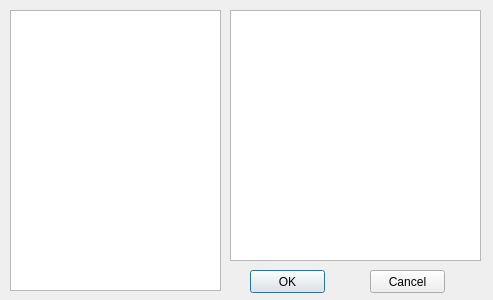
<?xml version="1.0" encoding="UTF-8"?>
<ui version="4.0">
 <class>SecDialog</class>
 <widget class="QDialog" name="SecDialog">
  <property name="geometry">
   <rect>
    <x>0</x>
    <y>0</y>
    <width>493</width>
    <height>300</height>
   </rect>
  </property>
  <property name="windowTitle">
   <string>Dialog</string>
  </property>
  <widget class="QTreeView" name="treeView">
   <property name="geometry">
    <rect>
     <x>10</x>
     <y>10</y>
     <width>211</width>
     <height>281</height>
    </rect>
   </property>
  </widget>
  <widget class="QListView" name="listView">
   <property name="geometry">
    <rect>
     <x>230</x>
     <y>10</y>
     <width>251</width>
     <height>251</height>
    </rect>
   </property>
  </widget>
  <widget class="QPushButton" name="ok_button">
   <property name="geometry">
    <rect>
     <x>250</x>
     <y>270</y>
     <width>75</width>
     <height>23</height>
    </rect>
   </property>
   <property name="text">
    <string>OK</string>
   </property>
  </widget>
  <widget class="QPushButton" name="Cancel_button">
   <property name="geometry">
    <rect>
     <x>370</x>
     <y>270</y>
     <width>75</width>
     <height>23</height>
    </rect>
   </property>
   <property name="text">
    <string>Cancel</string>
   </property>
  </widget>
 </widget>
 <resources/>
 <connections/>
</ui>
